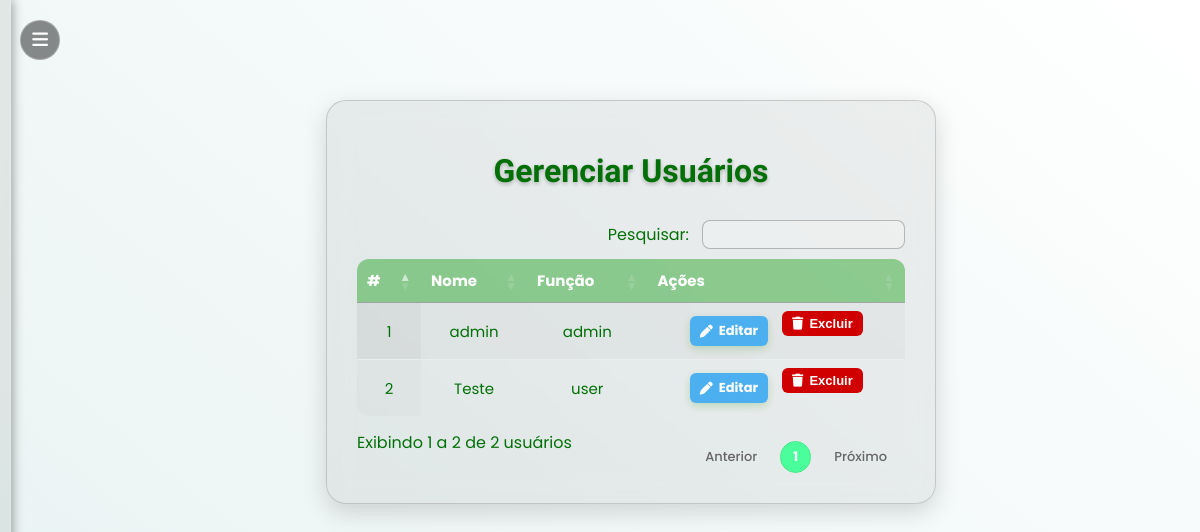
Before: /usuarios (signed in) with the older database file.
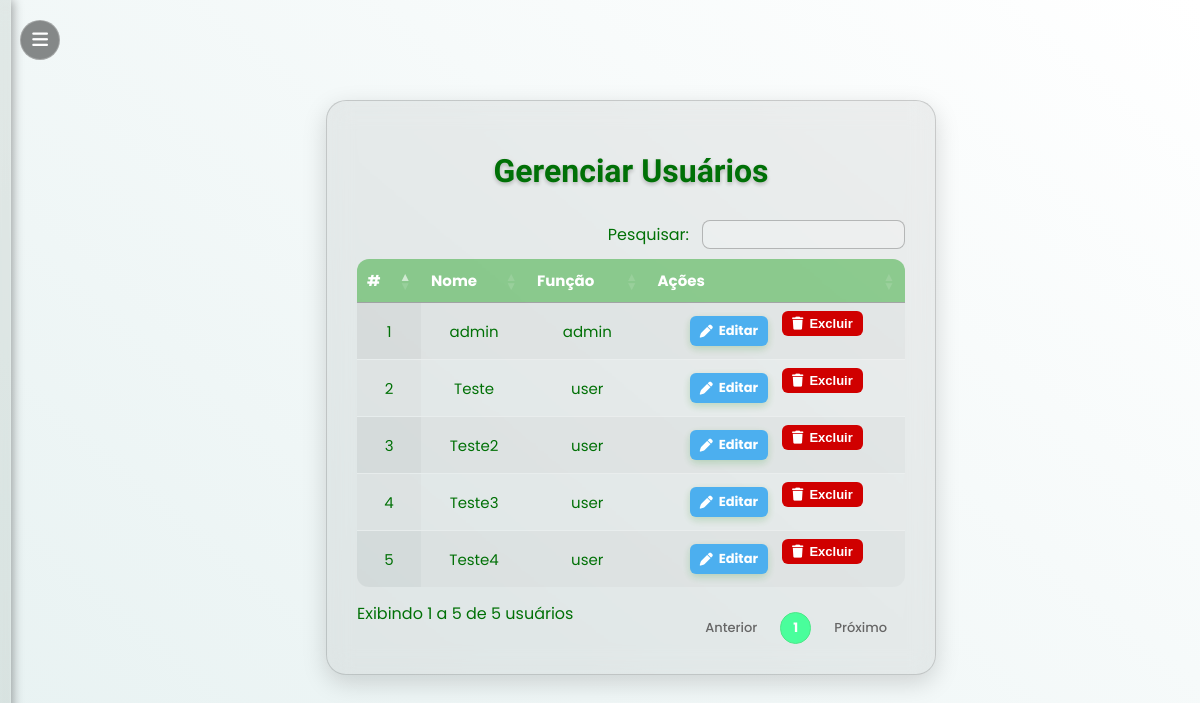
After: the same page with the newer database file.
### tables this page shows
CREATE TABLE users (
            id INTEGER PRIMARY KEY AUTOINCREMENT,
            nome TEXT UNIQUE NOT NULL,
            senha TEXT NOT NULL,
            role TEXT DEFAULT 'user'
        );

### app.py (the view)
@app.route("/usuarios", endpoint="usuarios")
def usuarios():
    if "user" not in session or session["role"] != "admin":
        return redirect(url_for("login"))
    conn = get_conn()
    cur = conn.cursor()
    cur.execute("SELECT id, nome, role FROM users ORDER BY id ASC;")
    usuarios = cur.fetchall()
    conn.close()
    return render_template("usuarios.html", usuarios=usuarios)

### app.py (called while the page is built)
def get_conn():
    if DATABASE_URL and psycopg2:
        return psycopg2.connect(DATABASE_URL, sslmode="require")
    else:
        return sqlite3.connect(LOCAL_DB, check_same_thread=False)

### templates/usuarios.html (shortened to what this page needs)
{% extends "base.html" %}
{% block content %}
<link rel="stylesheet" href="https://cdn.datatables.net/1.13.6/css/jquery.dataTables.min.css">
<link rel="stylesheet" href="https://cdnjs.cloudflare.com/ajax/libs/font-awesome/6.5.0/css/all.min.css">
<div class="container">
  <h1 class="titulo-tomorrow">Gerenciar Usuários</h1>
  <table id="usuarios" class="display">
    <thead>
      <tr>
        <th>#</th>
        <th>Nome</th>
        <th>Função</th>
        <th>Ações</th>
      </tr>
    </thead>
    <tbody>
      {% for u in usuarios %}
      <tr>
        <td>{{ loop.index }}</td>
        <td>{{ u[1] }}</td>
        <td>{{ u[2] }}</td>
        <td>
          <div class="acoes-btns">
            <a href="{{ url_for('editar_usuario', id=u[0]) }}" class="btn btn-editar">
              <i class="fa fa-pen"></i> Editar
            </a>
            <form method="POST" action="{{ url_for('excluir_usuario', id=u[0]) }}" style="display:inline;">
              <button type="submit" class="btn btn-excluir" onclick="return confirm('Deseja excluir este usuário?')">
                <i class="fa fa-trash"></i> Excluir
              </button>
            </form>
          </div>
        </td>
      </tr>
      {% endfor %}
    </tbody>
  </table>
</div>
{% endblock %}

Changed rows visible on the page:
added users: nome "Teste2", role "user"
added users: nome "Teste3", role "user"
added users: nome "Teste4", role "user"
Other visible differences:
text written by a page script: "Pesquisar: Exibindo 1 a 2 de 2 usuários Anterior 1 Próximo" → "Pesquisar: Exibindo 1 a 5 de 5 usuários Anterior 1 Próximo"
